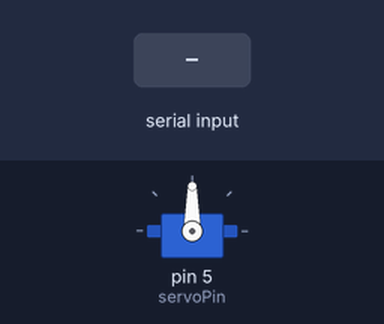
A sketch run on a simulated Arduino Uno, built with avr-gcc and run on an emulated ATmega328P. On the bench: servo. The inputs (shaded band) are chosen by the test bench.

Above: at 1.2 s.
1.3 s: "1" received over Serial
At 2.2 s:
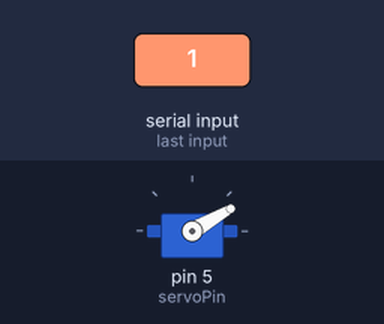
2.8 s: "0" received over Serial
At 3.3 s:
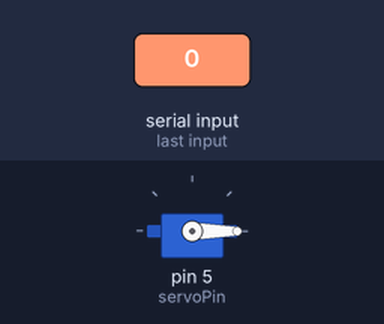
Timing chart, 0 to 5.8 s (numbered marks = the images above; inputs shaded):
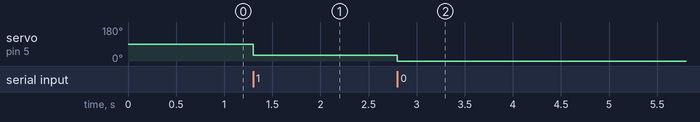

The sketch:

ServoMotor-control.ino
```cpp
#include<Servo.h>
Servo servo;
int value = 0;
#define servoPin 5

void setup(){
  servo.attach(servoPin);
  Serial.begin(9600);
}

void loop(){
  if(Serial.available()){
    char in_data;
    in_data = Serial.read();
    if(in_data == '1'){
      value += 30;
      if(value == 180){
        value = 0;
      }
    }
    else{
      value = 0;
    }
    servo.write(value);
  }
}
```

Measured:
- after the input at 1.3 s, servo on pin 5 (servoPin): 90° → 30° at once
- after the input at 2.8 s, servo on pin 5 (servoPin): 30° → 0° at once
